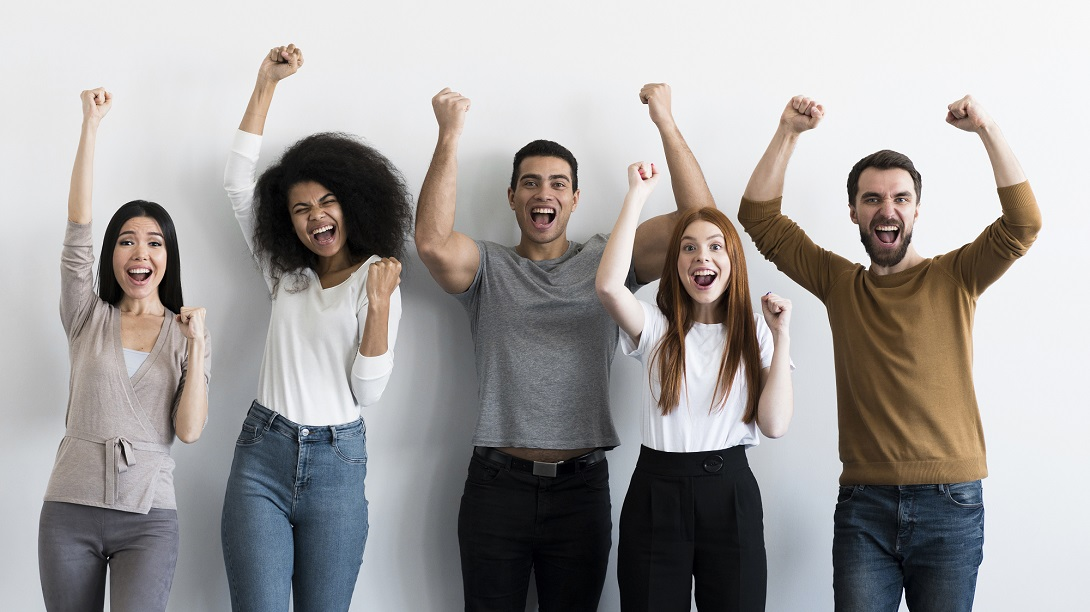
#> input picture Testes Pessoas/pessoas2.jpg, 1090 x 612 px
$ jupyter execute --allow-errors Untitled.ipynb
#> lines starting #> are read from the running program, lines starting #| are printed output that depends on the picture; after the words box and inside, x2 and y2 are one past the last pixel; in counts of white or black regions, pixels touching at a corner belong together
[cell 1]
import cv2

# Leitura da imagem
imagem = cv2.imread('Testes Pessoas/pessoas2.jpg')
#> imagem is the input picture: shape (612, 1090, 3); mean B, G, R 158.7, 159.5, 162.6

# Chamando o classificador
classificador = cv2.CascadeClassifier('haarcascade_frontalface_default.xml')

# Transformando a imagem em cinza
imagemcinza = cv2.cvtColor(imagem, cv2.COLOR_BGR2GRAY)
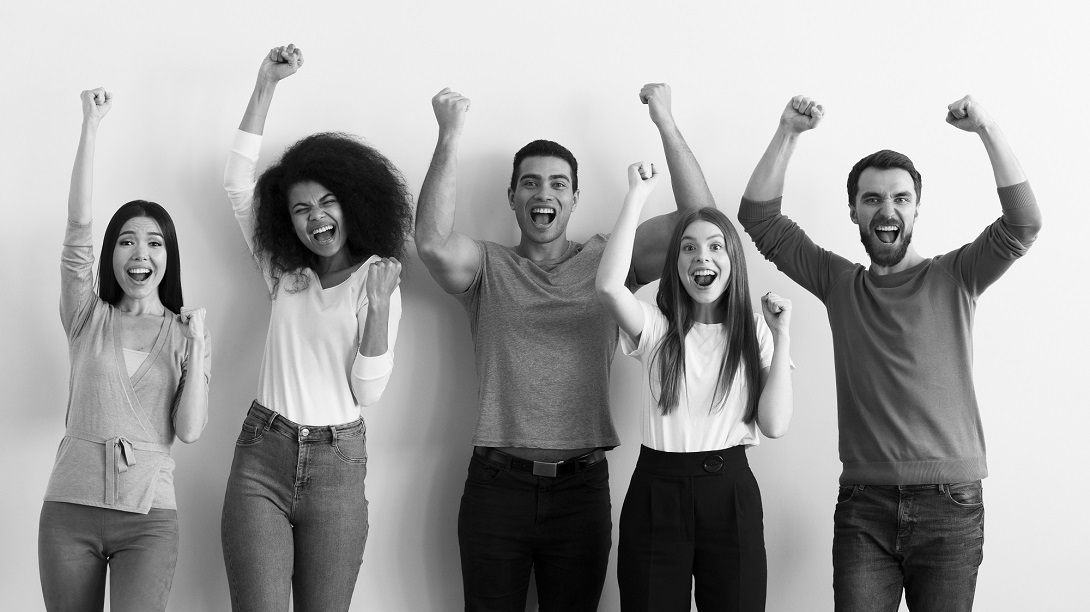
#> imagemcinza: shape (612, 1090); min 0, max 255, mean 160.4

# Fazendo as detecções
deteccoes = classificador.detectMultiScale(imagemcinza,
                                           scaleFactor=1.4,
                                           minNeighbors=10,
                                           #minSize=(30,30),
                                           #maxSize =(130,130)
                                          )
#> deteccoes = [[506, 153, 76, 76], [854, 173, 66, 66], [281, 182, 66, 66], [104, 215, 74, 74], [668, 219, 74, 74]]

# Printa array
print(deteccoes)
#| [[506 153  76  76]
#|  [854 173  66  66]
#|  [281 182  66  66]
#|  [104 215  74  74]
#|  [668 219  74  74]]

# Printa número de detecções
print(len(deteccoes))
#| 5

# left (x), top (y), width, height para definir o bouding box
for(x, y, l, a) in deteccoes:
    cv2.rectangle(imagem, (x,y), (x + l, y + a), (0,255,0), 2) # Imagem, inicio do retangulo, fim, cor e espessura da linha
#> this loop made 5 passes
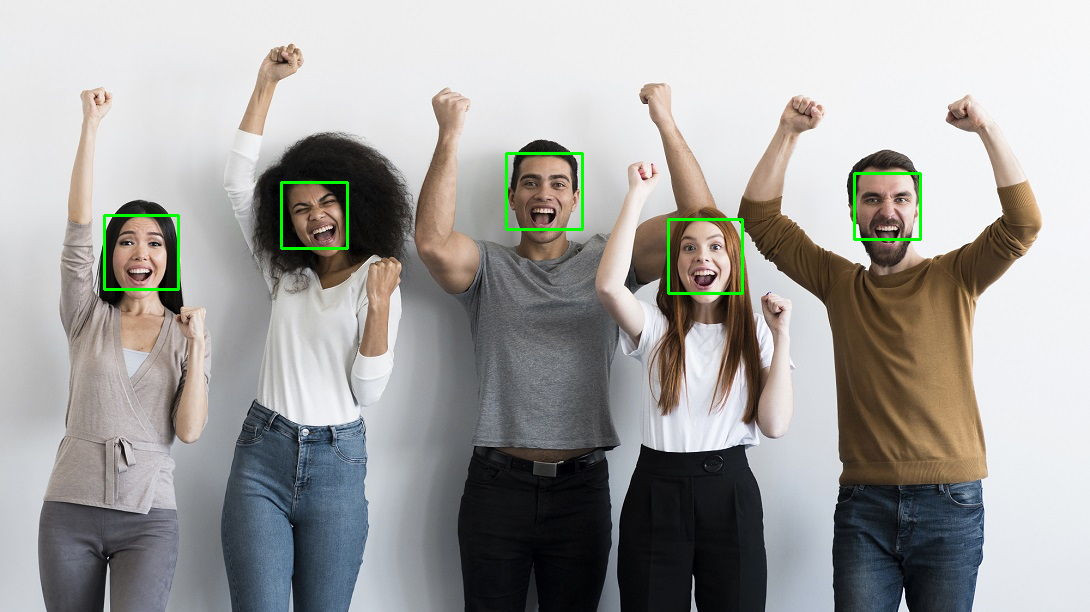
#> imagem: shape (612, 1090, 3); 0.64% of pixels changed, all inside (x1, y1, x2, y2) = (103, 152, 922, 295)

cv2.imshow('Detector de faces', imagem)
cv2.waitKey(0)
cv2.destroyAllWindows()

$ run again, with Testes Pessoas/pessoas.jpg copied over Testes Pessoas/pessoas2.jpg
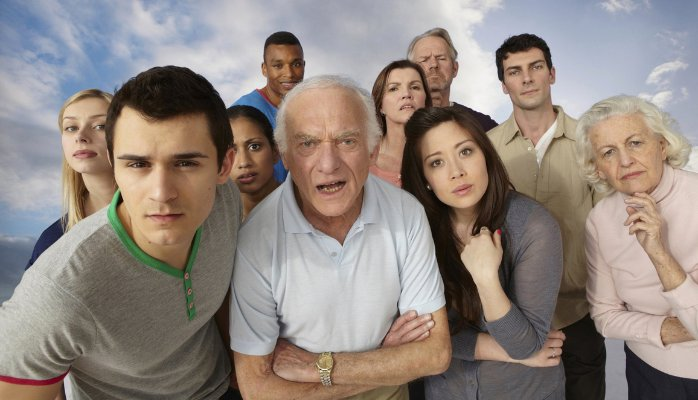
#> input picture Testes Pessoas/pessoas.jpg, 698 x 400 px
#> imagem is the input picture: shape (400, 698, 3); mean B, G, R 128.3, 134.8, 145.9
#> `imagemcinza = cv2.cvtColor(imagem, cv2.COLOR_BGR2GRAY)`:
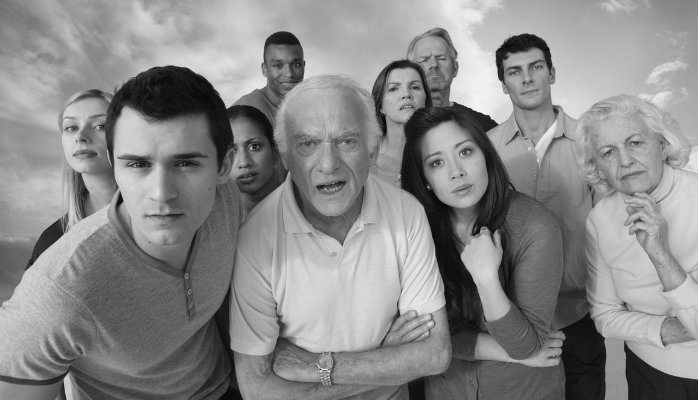
#> imagemcinza: shape (400, 698); min 2, max 252, mean 137.4
#> deteccoes = [[492, 44, 66, 66], [102, 115, 129, 129]]
#| [[492  44  66  66]
#|  [102 115 129 129]]
#| 2
#> the loop `for(x, y, l, a) in deteccoes:` made 2 passes
#> after the loop `for(x, y, l, a) in deteccoes:`:
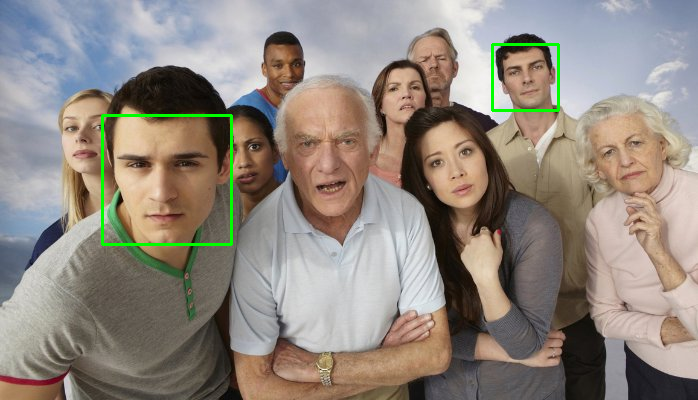
#> imagem: shape (400, 698, 3); 0.84% of pixels changed, all inside (x1, y1, x2, y2) = (101, 43, 560, 246)
